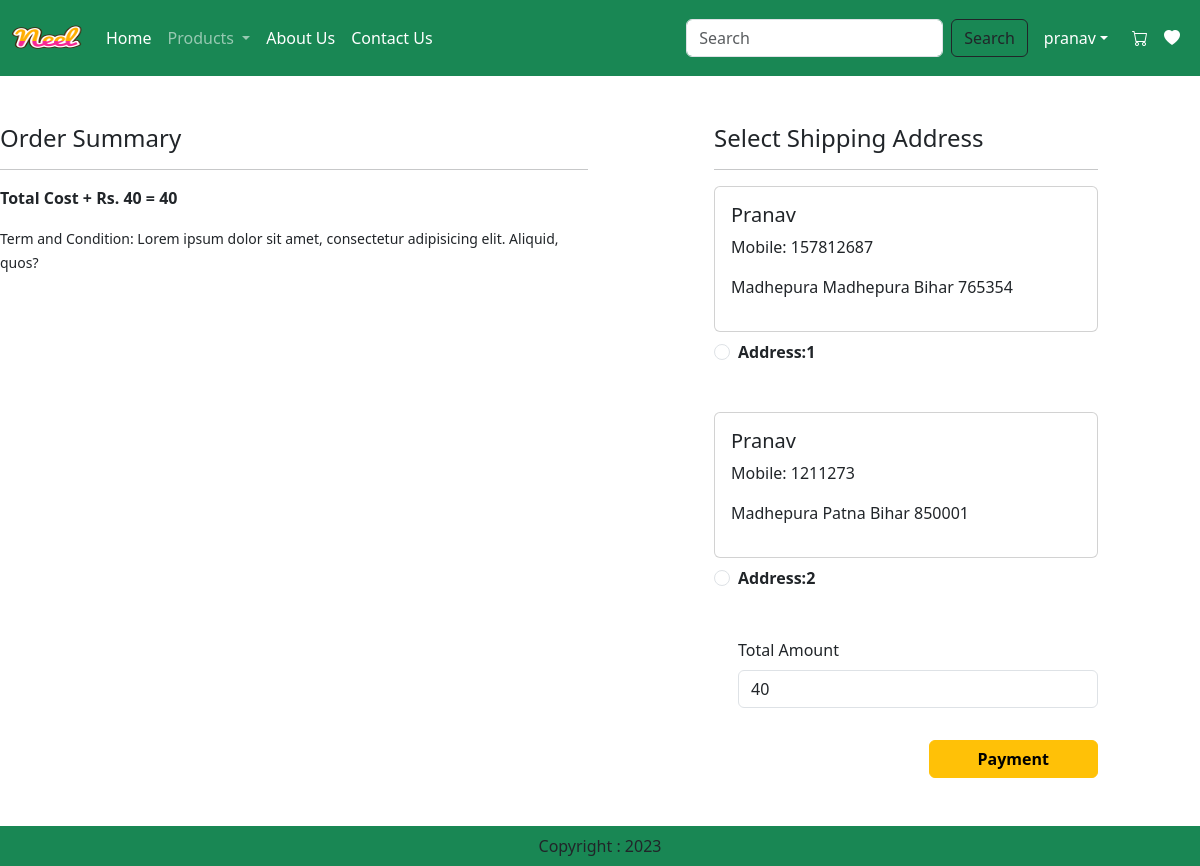
/checkout/ (signed in), run on an earlier commit of the app's database.
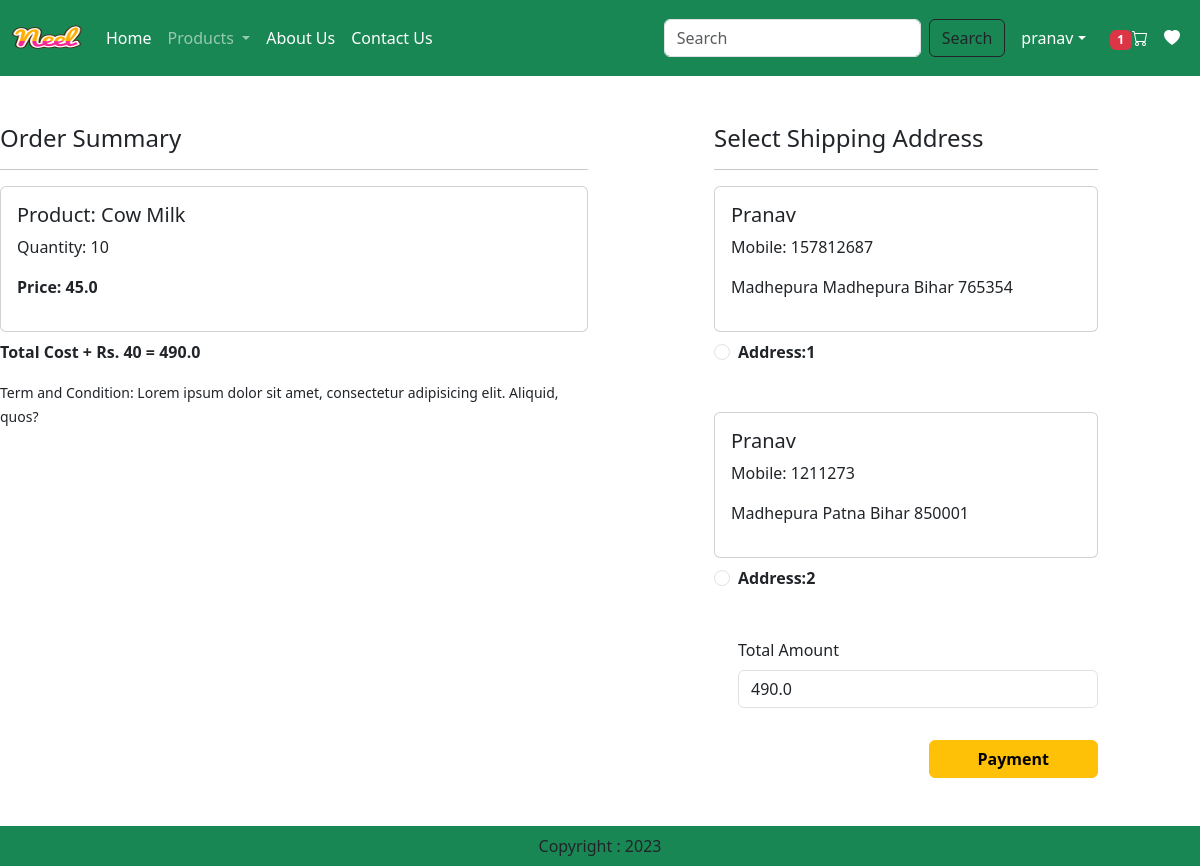
And on a later commit of the database.
### app/models.py (models this page shows, shortened)
class Customer(models.Model):
    user = models.ForeignKey(User, on_delete=models.CASCADE)
    name = models.CharField(max_length=200)
    locality = models.CharField(max_length=200)
    city = models.CharField(max_length=50)
    mobile = models.IntegerField(default=0)
    zipcode = models.IntegerField()
    state = models.CharField(choices=STATE_CHOICES,max_length=100)

class Cart(models.Model):
    user = models.ForeignKey(User,on_delete=models.CASCADE)
    product = models.ForeignKey(Product,on_delete=models.CASCADE)
    quantity = models.PositiveIntegerField(default=1)

class Product(models.Model):
    title = models.CharField(max_length=100)
    selling_price = models.FloatField()
    discounted_price = models.FloatField()
    description = models.TextField()
    composition = models.TextField(default='')
    prodapp = models.TextField(default='')
    category = models.CharField(choices=CATEGORY_CHOICES,max_length=2)
    product_image = models.ImageField(upload_to='product')

### app/views.py (the view, shortened to what this page needs)
# urls.py: path('checkout/',views.checkout.as_view(),name='checkout'),
@method_decorator(login_required,name='dispatch')
class checkout(View):
    def get(self,request):
        totalitem = 0
        wishlist = 0
        loginusername = None
        if request.user.is_authenticated:
           totalitem = len(Cart.objects.filter(user=request.user))
           wishlist = len(Wishlist.objects.filter(user=request.user))
           loginusername = request.user.username
        user= request.user
        add = Customer.objects.filter(user=user)
        cart_items =Cart.objects.filter(user=user)
        famount =0
        for p in cart_items:
            value = p.quantity * p.product.discounted_price
            famount = famount + value
        totalamount = famount + 40
        razoramount = int(totalamount * 100)
        client = razorpay.Client(auth=(settings.RAZOR_KEY_ID,settings.RAZOR_KEY_SECRET))
        data ={
            "amount":razoramount,"currency":"INR","receipt":"order_rcptid_12"
        }
        payment_response = client.order.create(data=data)
        print(payment_response)
        order_id = payment_response['id']
        order_status = payment_response['status']
        return render(request,'app/checkout.html',locals())

### app/templates/app/checkout.html (shortened to what this page needs)
{% extends 'app/base.html' %}
{% load static %}
{% block main-content %}
<div class="row mt-5">
    <div class="col-sm-6">
        <h4>Order Summary</h4>
        <hr>
        {% for item in cart_items %}
            <div class="card mb-2">
                <div class="card-body">
                   <h5>Product: {{item.product.title}}</h5>
                   <p>Quantity: {{item.quantity}}</p>
                   <p class="fw-bold">Price: {{item.product.discounted_price}}</p>
                </div>
            </div>
        {% endfor %}
        <p class="fw-bold">Total Cost + Rs. 40 = {{totalamount}}</p>
        <small>Term and Condition: Lorem ipsum dolor sit amet, consectetur adipisicing elit. Aliquid, quos?</small>
    </div>
<div class="col-sm-4 offset-sm-1">
    <h4>Select Shipping Address</h4>
    <hr>
    <form method="post" id="myform">
        {% for ad in add %}
        <div class="card">
            <div class="card-body">
                <h5>{{ad.name}}</h5>
                <p>Mobile: {{ad.mobile}}</p>
                <p>{{ad.locality}} {{ad.city}} {{ad.state}} {{ad.zipcode}}</p>
            </div>
        </div>
        <div class="form-check mt-2 mb-5">
            <input type="radio" class="form-check-input" name="custid" id="custadd{{forloop.counter}}" value="{{ad.id}}">
            <label for="custadd{{forloop.counter}}" class="form-check-label fw-bold">Address:{{forloop.counter}}</label>
        </div>
        {% endfor %}
        <div class="form-check mb-3">
            <label for="totamount" class="form-label">Total Amount</label>
            <input type="number" class="form-control" name="totamount" value={{totalamount}} readonly>
        </div>
        <div class="text-end">
            <button id="rzp-button1" type="submit" class="btn btn-warning mt-3 px-5 fw-bold">Payment</button>
        </div>
    </form>
</div>
</div>
{% endblock main-content %}

### app/templates/app/base.html (shortened to what this page needs)
<!DOCTYPE html>
{% load static %}
<html lang="en">
<head>
    <link href="https://cdn.jsdelivr.net/npm/bootstrap@5.3.0-alpha1/dist/css/bootstrap.min.css" rel="stylesheet">
    <link rel="stylesheet" href="https://cdn.jsdelivr.net/npm/bootstrap-icons@1.5.0/font/bootstrap-icons.css" />
    <link rel="stylesheet" href="{% static 'app/css/owl.carousel.min.css' %}">
    <link rel="stylesheet" href="{% static 'app/css/all.min.css' %}">
    <link rel="stylesheet" href="{% static 'app/css/style.css' %}">
</head>
<body>
    <nav class="navbar navbar-expand-lg navbar-dark bg-success">
        <div class="container-fluid">
          <a class="navbar-brand" href="#">
            <img src="{% static 'app/images/product/Neel.png' %}" alt="" srcset="" width="70" height="50">
          </a>
          <div class="collapse navbar-collapse" id="navbarSupportedContent">
            <ul class="navbar-nav me-auto mb-2 mb-lg-0">
              {% if request.user.is_authenticated %}
              <li class="nav-item">
                <a class="nav-link active" aria-current="page" href="/">Home</a>
              </li>
              <li class="nav-item dropdown">
                <a class="nav-link dropdown-toggle" href="#" role="button" data-bs-toggle="dropdown" aria-expanded="false">
                  Products
                </a>
              </li>
              <li class="nav-item">
                <a class="nav-link text-white" href="{% url 'about' %}">About Us</a>
              </li>
              <li class="nav-item">
                <a class="nav-link text-white" href="{% url 'contact' %}">Contact Us</a>
              </li>
            </ul>
            <form class="d-flex" role="search" action="/search">
              <input class="form-control me-2" type="search" placeholder="Search" name="search" aria-label="Search">
              <button class="btn btn-outline-dark" type="submit">Search</button>
            </form>
          </div>
          <ul class="navbar-nav me-auto mb-2 mb-lg-0">
            <li class="nav-item dropdown mx-2">
               <a class="nav-link dropdown-toggle text-white" href="#" id="profiledropdown" role="button" data-bs-toggle="dropdown" aria-expanded="false">{{loginusername}}</a>
            </li>
            <li class="nav-item-mx-2"><a href="{% url 'showcart' %}" class="nav-link text-white"><span class="badge bg-danger">{% if totalitem > 0 %}{{totalitem}}{% endif %}</span><i class="bi bi-cart"></i></a></li>
            <li class="nav-item-mx-2"><a href="{% url 'wishlist' %}" class="nav-link text-white">   <i class="bi bi-heart-fill"></i></a></li>
            {% else %}
            <li class="nav-item-mx-2"><a href="{% url 'login' %}" class="nav-link text-white">Login</a></li>
            <li class="nav-item-mx-2"><a href="{% url 'customerregistration' %}" class="nav-link text-white">Registration</a></li>
             {% endif %}
          </ul>
        </div>
    </nav>
    {% block main-content %}{% endblock main-content %}
    <footer class="container-fluid  bg-success text-center p-2 mt-5">
        Copyright : 2023
    </footer>
</body>
</html>

What changed in the data, as far as the page shows it:
added Cart: product "Cow Milk", quantity "10", product.discounted_price "45.0"
Also different on the page:
{{ totalitem }}: (not shown) → "1"
{{ totalamount }}: "40" → "490.0"
form field totamount: "40" → "490.0"
